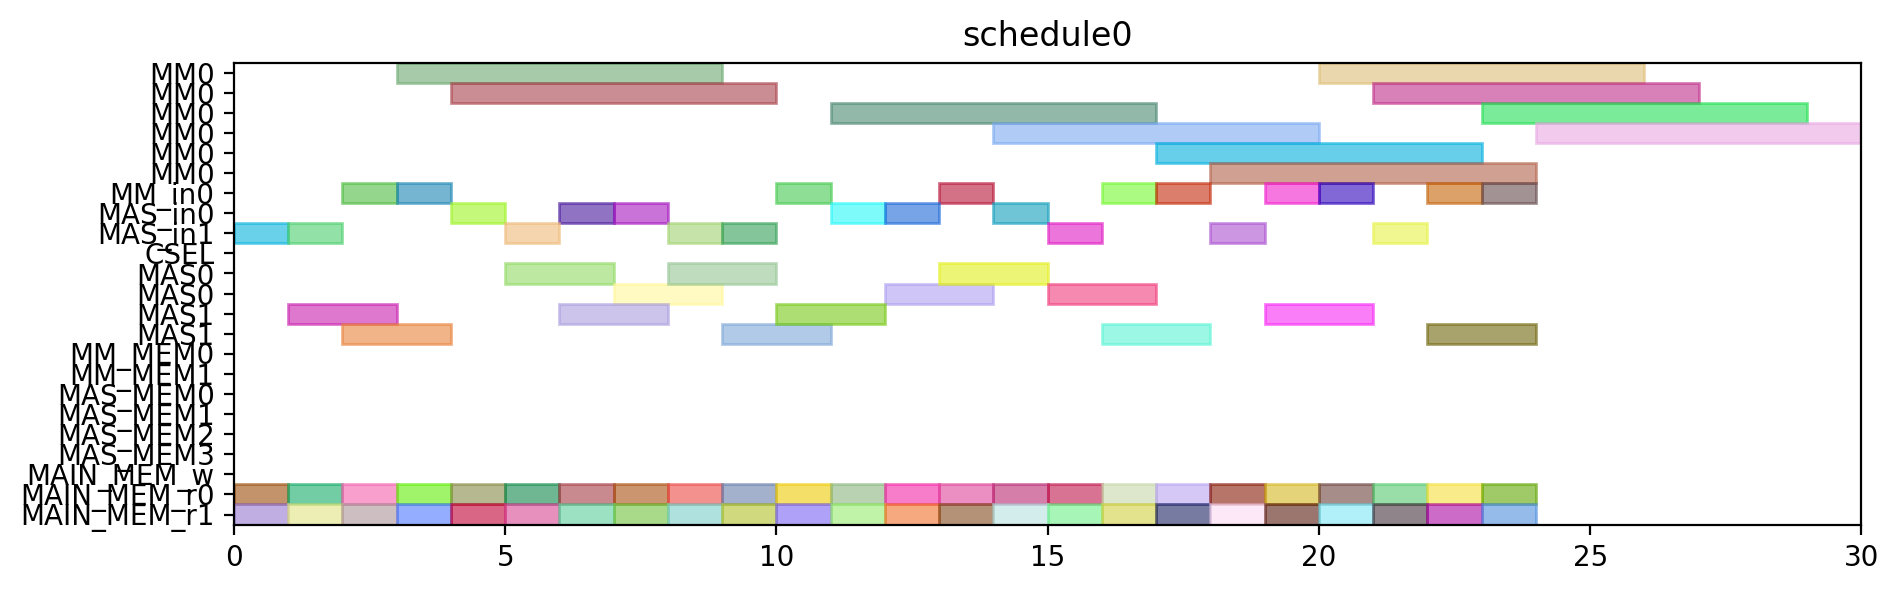

This figure's Python source:
from pyschedule import Scenario, solvers, plotters, alt


def solve():
	horizon = 120
	S = Scenario("schedule0", horizon=horizon)

	# resource
	MM = S.Resources('MM', num=1, size=6)
	MM_in = S.Resources('MM_in', num=1)
	MAS_in = S.Resources('MAS_in', num=2)
	CSEL = S.Resource('CSEL')
	MAS = S.Resources('MAS', num=2, size=2, periods=range(1, horizon))
	MM_MEM = S.Resources('MM_MEM', num=2)
	MAS_MEM = S.Resources('MAS_MEM', num=4)
	MAIN_MEM_w = S.Resource('MAIN_MEM_w', size=1)
	MAIN_MEM_r = S.Resources('MAIN_MEM_r', num=2)

	# result of previous scheduling

	# new tasks
	t0_t0 = S.Task('t0_t0', length=2, delay_cost=1)
	t0_t0 += alt(MAS)
	t0_t0_in = S.Task('t0_t0_in', length=1, delay_cost=1)
	t0_t0_in += alt(MAS_in)
	S += t0_t0_in*MAS_in[0]<=t0_t0*MAS[0]

	S += t0_t0_in*MAS_in[1]<=t0_t0*MAS[1]

	t0_t0_mem0 = S.Task('t0_t0_mem0', length=1, delay_cost=1)
	t0_t0_mem0 += MAIN_MEM_r[0]
	S += t0_t0_mem0 <= t0_t0

	t0_t0_mem1 = S.Task('t0_t0_mem1', length=1, delay_cost=1)
	t0_t0_mem1 += MAIN_MEM_r[1]
	S += t0_t0_mem1 <= t0_t0

	t0_t1 = S.Task('t0_t1', length=2, delay_cost=1)
	t0_t1 += alt(MAS)
	t0_t1_in = S.Task('t0_t1_in', length=1, delay_cost=1)
	t0_t1_in += alt(MAS_in)
	S += t0_t1_in*MAS_in[0]<=t0_t1*MAS[0]

	S += t0_t1_in*MAS_in[1]<=t0_t1*MAS[1]

	t0_t1_mem0 = S.Task('t0_t1_mem0', length=1, delay_cost=1)
	t0_t1_mem0 += MAIN_MEM_r[0]
	S += t0_t1_mem0 <= t0_t1

	t0_t1_mem1 = S.Task('t0_t1_mem1', length=1, delay_cost=1)
	t0_t1_mem1 += MAIN_MEM_r[1]
	S += t0_t1_mem1 <= t0_t1

	t0_t3 = S.Task('t0_t3', length=6, delay_cost=1)
	t0_t3 += alt(MM)
	t0_t3_in = S.Task('t0_t3_in', length=1, delay_cost=1)
	t0_t3_in += alt(MM_in)
	S += t0_t3_in*MM_in[0]<=t0_t3*MM[0]
	t0_t3_mem0 = S.Task('t0_t3_mem0', length=1, delay_cost=1)
	t0_t3_mem0 += MAIN_MEM_r[0]
	S += t0_t3_mem0 <= t0_t3

	t0_t3_mem1 = S.Task('t0_t3_mem1', length=1, delay_cost=1)
	t0_t3_mem1 += MAIN_MEM_r[1]
	S += t0_t3_mem1 <= t0_t3

	t10 = S.Task('t10', length=2, delay_cost=1)
	t10 += alt(MAS)
	t10_in = S.Task('t10_in', length=1, delay_cost=1)
	t10_in += alt(MAS_in)
	S += t10_in*MAS_in[0]<=t10*MAS[0]

	S += t10_in*MAS_in[1]<=t10*MAS[1]

	t10_mem0 = S.Task('t10_mem0', length=1, delay_cost=1)
	t10_mem0 += MAIN_MEM_r[0]
	S += t10_mem0 <= t10

	t10_mem1 = S.Task('t10_mem1', length=1, delay_cost=1)
	t10_mem1 += MAIN_MEM_r[1]
	S += t10_mem1 <= t10

	t11 = S.Task('t11', length=2, delay_cost=1)
	t11 += alt(MAS)
	t11_in = S.Task('t11_in', length=1, delay_cost=1)
	t11_in += alt(MAS_in)
	S += t11_in*MAS_in[0]<=t11*MAS[0]

	S += t11_in*MAS_in[1]<=t11*MAS[1]

	t11_mem0 = S.Task('t11_mem0', length=1, delay_cost=1)
	t11_mem0 += MAIN_MEM_r[0]
	S += t11_mem0 <= t11

	t11_mem1 = S.Task('t11_mem1', length=1, delay_cost=1)
	t11_mem1 += MAIN_MEM_r[1]
	S += t11_mem1 <= t11

	t3_t0 = S.Task('t3_t0', length=6, delay_cost=1)
	t3_t0 += alt(MM)
	t3_t0_in = S.Task('t3_t0_in', length=1, delay_cost=1)
	t3_t0_in += alt(MM_in)
	S += t3_t0_in*MM_in[0]<=t3_t0*MM[0]
	t3_t0_mem0 = S.Task('t3_t0_mem0', length=1, delay_cost=1)
	t3_t0_mem0 += MAIN_MEM_r[0]
	S += t3_t0_mem0 <= t3_t0

	t3_t0_mem1 = S.Task('t3_t0_mem1', length=1, delay_cost=1)
	t3_t0_mem1 += MAIN_MEM_r[1]
	S += t3_t0_mem1 <= t3_t0

	t3_t1 = S.Task('t3_t1', length=6, delay_cost=1)
	t3_t1 += alt(MM)
	t3_t1_in = S.Task('t3_t1_in', length=1, delay_cost=1)
	t3_t1_in += alt(MM_in)
	S += t3_t1_in*MM_in[0]<=t3_t1*MM[0]
	t3_t1_mem0 = S.Task('t3_t1_mem0', length=1, delay_cost=1)
	t3_t1_mem0 += MAIN_MEM_r[0]
	S += t3_t1_mem0 <= t3_t1

	t3_t1_mem1 = S.Task('t3_t1_mem1', length=1, delay_cost=1)
	t3_t1_mem1 += MAIN_MEM_r[1]
	S += t3_t1_mem1 <= t3_t1

	t3_t2 = S.Task('t3_t2', length=2, delay_cost=1)
	t3_t2 += alt(MAS)
	t3_t2_in = S.Task('t3_t2_in', length=1, delay_cost=1)
	t3_t2_in += alt(MAS_in)
	S += t3_t2_in*MAS_in[0]<=t3_t2*MAS[0]

	S += t3_t2_in*MAS_in[1]<=t3_t2*MAS[1]

	t3_t2_mem0 = S.Task('t3_t2_mem0', length=1, delay_cost=1)
	t3_t2_mem0 += MAIN_MEM_r[0]
	S += t3_t2_mem0 <= t3_t2

	t3_t2_mem1 = S.Task('t3_t2_mem1', length=1, delay_cost=1)
	t3_t2_mem1 += MAIN_MEM_r[1]
	S += t3_t2_mem1 <= t3_t2

	t3_t3 = S.Task('t3_t3', length=2, delay_cost=1)
	t3_t3 += alt(MAS)
	t3_t3_in = S.Task('t3_t3_in', length=1, delay_cost=1)
	t3_t3_in += alt(MAS_in)
	S += t3_t3_in*MAS_in[0]<=t3_t3*MAS[0]

	S += t3_t3_in*MAS_in[1]<=t3_t3*MAS[1]

	t3_t3_mem0 = S.Task('t3_t3_mem0', length=1, delay_cost=1)
	t3_t3_mem0 += MAIN_MEM_r[0]
	S += t3_t3_mem0 <= t3_t3

	t3_t3_mem1 = S.Task('t3_t3_mem1', length=1, delay_cost=1)
	t3_t3_mem1 += MAIN_MEM_r[1]
	S += t3_t3_mem1 <= t3_t3

	t4_t0 = S.Task('t4_t0', length=2, delay_cost=1)
	t4_t0 += alt(MAS)
	t4_t0_in = S.Task('t4_t0_in', length=1, delay_cost=1)
	t4_t0_in += alt(MAS_in)
	S += t4_t0_in*MAS_in[0]<=t4_t0*MAS[0]

	S += t4_t0_in*MAS_in[1]<=t4_t0*MAS[1]

	t4_t0_mem0 = S.Task('t4_t0_mem0', length=1, delay_cost=1)
	t4_t0_mem0 += MAIN_MEM_r[0]
	S += t4_t0_mem0 <= t4_t0

	t4_t0_mem1 = S.Task('t4_t0_mem1', length=1, delay_cost=1)
	t4_t0_mem1 += MAIN_MEM_r[1]
	S += t4_t0_mem1 <= t4_t0

	t4_t1 = S.Task('t4_t1', length=2, delay_cost=1)
	t4_t1 += alt(MAS)
	t4_t1_in = S.Task('t4_t1_in', length=1, delay_cost=1)
	t4_t1_in += alt(MAS_in)
	S += t4_t1_in*MAS_in[0]<=t4_t1*MAS[0]

	S += t4_t1_in*MAS_in[1]<=t4_t1*MAS[1]

	t4_t1_mem0 = S.Task('t4_t1_mem0', length=1, delay_cost=1)
	t4_t1_mem0 += MAIN_MEM_r[0]
	S += t4_t1_mem0 <= t4_t1

	t4_t1_mem1 = S.Task('t4_t1_mem1', length=1, delay_cost=1)
	t4_t1_mem1 += MAIN_MEM_r[1]
	S += t4_t1_mem1 <= t4_t1

	t4_t3 = S.Task('t4_t3', length=6, delay_cost=1)
	t4_t3 += alt(MM)
	t4_t3_in = S.Task('t4_t3_in', length=1, delay_cost=1)
	t4_t3_in += alt(MM_in)
	S += t4_t3_in*MM_in[0]<=t4_t3*MM[0]
	t4_t3_mem0 = S.Task('t4_t3_mem0', length=1, delay_cost=1)
	t4_t3_mem0 += MAIN_MEM_r[0]
	S += t4_t3_mem0 <= t4_t3

	t4_t3_mem1 = S.Task('t4_t3_mem1', length=1, delay_cost=1)
	t4_t3_mem1 += MAIN_MEM_r[1]
	S += t4_t3_mem1 <= t4_t3

	t5_t0 = S.Task('t5_t0', length=6, delay_cost=1)
	t5_t0 += alt(MM)
	t5_t0_in = S.Task('t5_t0_in', length=1, delay_cost=1)
	t5_t0_in += alt(MM_in)
	S += t5_t0_in*MM_in[0]<=t5_t0*MM[0]
	t5_t0_mem0 = S.Task('t5_t0_mem0', length=1, delay_cost=1)
	t5_t0_mem0 += MAIN_MEM_r[0]
	S += t5_t0_mem0 <= t5_t0

	t5_t0_mem1 = S.Task('t5_t0_mem1', length=1, delay_cost=1)
	t5_t0_mem1 += MAIN_MEM_r[1]
	S += t5_t0_mem1 <= t5_t0

	t5_t1 = S.Task('t5_t1', length=6, delay_cost=1)
	t5_t1 += alt(MM)
	t5_t1_in = S.Task('t5_t1_in', length=1, delay_cost=1)
	t5_t1_in += alt(MM_in)
	S += t5_t1_in*MM_in[0]<=t5_t1*MM[0]
	t5_t1_mem0 = S.Task('t5_t1_mem0', length=1, delay_cost=1)
	t5_t1_mem0 += MAIN_MEM_r[0]
	S += t5_t1_mem0 <= t5_t1

	t5_t1_mem1 = S.Task('t5_t1_mem1', length=1, delay_cost=1)
	t5_t1_mem1 += MAIN_MEM_r[1]
	S += t5_t1_mem1 <= t5_t1

	t5_t2 = S.Task('t5_t2', length=2, delay_cost=1)
	t5_t2 += alt(MAS)
	t5_t2_in = S.Task('t5_t2_in', length=1, delay_cost=1)
	t5_t2_in += alt(MAS_in)
	S += t5_t2_in*MAS_in[0]<=t5_t2*MAS[0]

	S += t5_t2_in*MAS_in[1]<=t5_t2*MAS[1]

	t5_t2_mem0 = S.Task('t5_t2_mem0', length=1, delay_cost=1)
	t5_t2_mem0 += MAIN_MEM_r[0]
	S += t5_t2_mem0 <= t5_t2

	t5_t2_mem1 = S.Task('t5_t2_mem1', length=1, delay_cost=1)
	t5_t2_mem1 += MAIN_MEM_r[1]
	S += t5_t2_mem1 <= t5_t2

	t5_t3 = S.Task('t5_t3', length=2, delay_cost=1)
	t5_t3 += alt(MAS)
	t5_t3_in = S.Task('t5_t3_in', length=1, delay_cost=1)
	t5_t3_in += alt(MAS_in)
	S += t5_t3_in*MAS_in[0]<=t5_t3*MAS[0]

	S += t5_t3_in*MAS_in[1]<=t5_t3*MAS[1]

	t5_t3_mem0 = S.Task('t5_t3_mem0', length=1, delay_cost=1)
	t5_t3_mem0 += MAIN_MEM_r[0]
	S += t5_t3_mem0 <= t5_t3

	t5_t3_mem1 = S.Task('t5_t3_mem1', length=1, delay_cost=1)
	t5_t3_mem1 += MAIN_MEM_r[1]
	S += t5_t3_mem1 <= t5_t3

	t6_t0 = S.Task('t6_t0', length=6, delay_cost=1)
	t6_t0 += alt(MM)
	t6_t0_in = S.Task('t6_t0_in', length=1, delay_cost=1)
	t6_t0_in += alt(MM_in)
	S += t6_t0_in*MM_in[0]<=t6_t0*MM[0]
	t6_t0_mem0 = S.Task('t6_t0_mem0', length=1, delay_cost=1)
	t6_t0_mem0 += MAIN_MEM_r[0]
	S += t6_t0_mem0 <= t6_t0

	t6_t0_mem1 = S.Task('t6_t0_mem1', length=1, delay_cost=1)
	t6_t0_mem1 += MAIN_MEM_r[1]
	S += t6_t0_mem1 <= t6_t0

	t6_t1 = S.Task('t6_t1', length=6, delay_cost=1)
	t6_t1 += alt(MM)
	t6_t1_in = S.Task('t6_t1_in', length=1, delay_cost=1)
	t6_t1_in += alt(MM_in)
	S += t6_t1_in*MM_in[0]<=t6_t1*MM[0]
	t6_t1_mem0 = S.Task('t6_t1_mem0', length=1, delay_cost=1)
	t6_t1_mem0 += MAIN_MEM_r[0]
	S += t6_t1_mem0 <= t6_t1

	t6_t1_mem1 = S.Task('t6_t1_mem1', length=1, delay_cost=1)
	t6_t1_mem1 += MAIN_MEM_r[1]
	S += t6_t1_mem1 <= t6_t1

	t6_t2 = S.Task('t6_t2', length=2, delay_cost=1)
	t6_t2 += alt(MAS)
	t6_t2_in = S.Task('t6_t2_in', length=1, delay_cost=1)
	t6_t2_in += alt(MAS_in)
	S += t6_t2_in*MAS_in[0]<=t6_t2*MAS[0]

	S += t6_t2_in*MAS_in[1]<=t6_t2*MAS[1]

	t6_t2_mem0 = S.Task('t6_t2_mem0', length=1, delay_cost=1)
	t6_t2_mem0 += MAIN_MEM_r[0]
	S += t6_t2_mem0 <= t6_t2

	t6_t2_mem1 = S.Task('t6_t2_mem1', length=1, delay_cost=1)
	t6_t2_mem1 += MAIN_MEM_r[1]
	S += t6_t2_mem1 <= t6_t2

	t6_t3 = S.Task('t6_t3', length=2, delay_cost=1)
	t6_t3 += alt(MAS)
	t6_t3_in = S.Task('t6_t3_in', length=1, delay_cost=1)
	t6_t3_in += alt(MAS_in)
	S += t6_t3_in*MAS_in[0]<=t6_t3*MAS[0]

	S += t6_t3_in*MAS_in[1]<=t6_t3*MAS[1]

	t6_t3_mem0 = S.Task('t6_t3_mem0', length=1, delay_cost=1)
	t6_t3_mem0 += MAIN_MEM_r[0]
	S += t6_t3_mem0 <= t6_t3

	t6_t3_mem1 = S.Task('t6_t3_mem1', length=1, delay_cost=1)
	t6_t3_mem1 += MAIN_MEM_r[1]
	S += t6_t3_mem1 <= t6_t3

	t7_t0 = S.Task('t7_t0', length=6, delay_cost=1)
	t7_t0 += alt(MM)
	t7_t0_in = S.Task('t7_t0_in', length=1, delay_cost=1)
	t7_t0_in += alt(MM_in)
	S += t7_t0_in*MM_in[0]<=t7_t0*MM[0]
	t7_t0_mem0 = S.Task('t7_t0_mem0', length=1, delay_cost=1)
	t7_t0_mem0 += MAIN_MEM_r[0]
	S += t7_t0_mem0 <= t7_t0

	t7_t0_mem1 = S.Task('t7_t0_mem1', length=1, delay_cost=1)
	t7_t0_mem1 += MAIN_MEM_r[1]
	S += t7_t0_mem1 <= t7_t0

	t7_t1 = S.Task('t7_t1', length=6, delay_cost=1)
	t7_t1 += alt(MM)
	t7_t1_in = S.Task('t7_t1_in', length=1, delay_cost=1)
	t7_t1_in += alt(MM_in)
	S += t7_t1_in*MM_in[0]<=t7_t1*MM[0]
	t7_t1_mem0 = S.Task('t7_t1_mem0', length=1, delay_cost=1)
	t7_t1_mem0 += MAIN_MEM_r[0]
	S += t7_t1_mem0 <= t7_t1

	t7_t1_mem1 = S.Task('t7_t1_mem1', length=1, delay_cost=1)
	t7_t1_mem1 += MAIN_MEM_r[1]
	S += t7_t1_mem1 <= t7_t1

	t7_t2 = S.Task('t7_t2', length=2, delay_cost=1)
	t7_t2 += alt(MAS)
	t7_t2_in = S.Task('t7_t2_in', length=1, delay_cost=1)
	t7_t2_in += alt(MAS_in)
	S += t7_t2_in*MAS_in[0]<=t7_t2*MAS[0]

	S += t7_t2_in*MAS_in[1]<=t7_t2*MAS[1]

	t7_t2_mem0 = S.Task('t7_t2_mem0', length=1, delay_cost=1)
	t7_t2_mem0 += MAIN_MEM_r[0]
	S += t7_t2_mem0 <= t7_t2

	t7_t2_mem1 = S.Task('t7_t2_mem1', length=1, delay_cost=1)
	t7_t2_mem1 += MAIN_MEM_r[1]
	S += t7_t2_mem1 <= t7_t2

	t7_t3 = S.Task('t7_t3', length=2, delay_cost=1)
	t7_t3 += alt(MAS)
	t7_t3_in = S.Task('t7_t3_in', length=1, delay_cost=1)
	t7_t3_in += alt(MAS_in)
	S += t7_t3_in*MAS_in[0]<=t7_t3*MAS[0]

	S += t7_t3_in*MAS_in[1]<=t7_t3*MAS[1]

	t7_t3_mem0 = S.Task('t7_t3_mem0', length=1, delay_cost=1)
	t7_t3_mem0 += MAIN_MEM_r[0]
	S += t7_t3_mem0 <= t7_t3

	t7_t3_mem1 = S.Task('t7_t3_mem1', length=1, delay_cost=1)
	t7_t3_mem1 += MAIN_MEM_r[1]
	S += t7_t3_mem1 <= t7_t3

	solvers.mip.solve(S,msg=1,kind='CPLEX',ratio_gap=1.01)

	solution = [['hoge']*len(S.solution()[1]) for i in range(len(S.solution()))]
	for i in range(len(S.solution())):
		for j in range(len(S.solution()[i])):
			solution[i][j]=str(S.solution()[i][j])
	print(solution)

	cycles = int(solution[-1][3])

	pic_file_name = "/mnt/rose/usr1/fukuda/ABE/multiRAM_multiMAS_16mux/scheduling_result/stage6MM1_stage2MAS2/SQR012345/schedule0.png"
	if(S.solution() != []):
		plotters.matplotlib.plot(S,img_filename=pic_file_name, show_task_labels=False, fig_size=(cycles*0.25+3, 3))

	return solution
